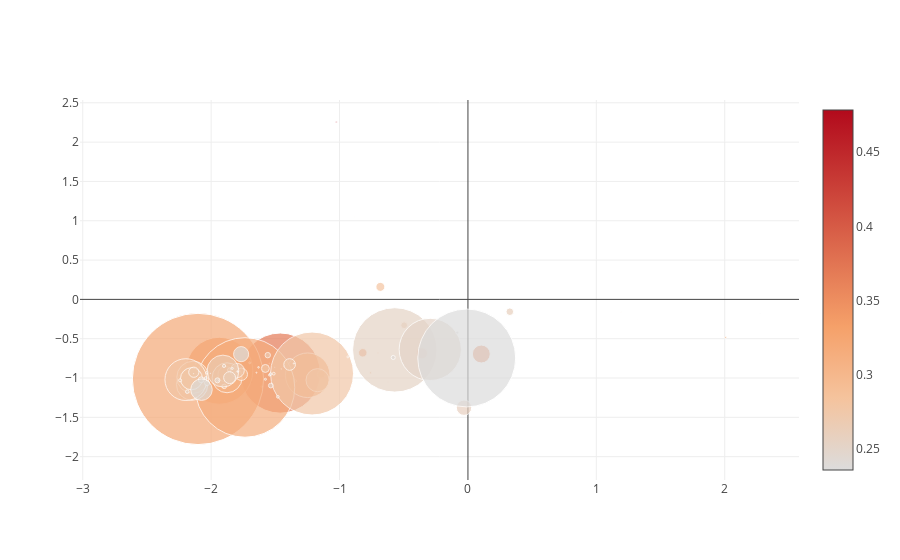

Notebook cell for this chart:
### Markdown cell above
This demo Jupyter notebook allows you to test the influencer ranking system. 

You can enter single query terms, such as 'macaron' or 'charcuterie'. 

The output consists of an interactive bubble map. Each bubble represents one Instagram user profile, with the following attributes:
- position: the profile is projected from a high-dimensional semantic space onto the 2D plane for easier visualisation
- size : denotes social influence, the larger the more influent
- colour : the darker the red, the more related to the topic of interest
That best candidate has the largest bubble of the darkest colour. The balance between darkness and bubble size is a matter of choice, and can be calibrated in the system.

Hovering with the mouse over each bubble will give extra information on a user, which is also found in the table of results.

The second output is a table of results, with in order of columns
- Instagram profile id
- final_measure: this is the overall score obtained by combining the social influence score and the topic relatedness score
- likes: number of likes, taken directly from Instagram profile
- followers: number of followers, taken directly from Instagram profile
- likesperday: average likes per day over the last 300 Instagram posts

NB
The table display the best 10 profiles, while the bubble map contains the best 100.
This demo is running on 10 000 profiles.

### Code cell
mylib.launch_campaign_about('spaghetti')

### Figure 1 — Plotly figure (JSON) as saved in the notebook; plotly's stock layout.template omitted (floating-point values rounded to 4 significant figures)
{"data": [{"marker": {"color": [0.4784, 0.417, 0.393, 0.3778, 0.373, 0.3698, 0.3575, 0.3575, 0.3558, 0.3538, 0.3485, 0.3471, 0.3459, 0.3376, 0.3341, 0.3308, 0.3276, 0.3268, 0.3245, 0.3222, 0.3208, 0.3208, 0.3206, 0.3201, 0.3186, 0.3144, 0.3083, 0.3064, 0.3055, 0.3055, 0.3034, 0.3031, 0.3029, 0.3026, 0.2968, 0.2918, 0.2911, 0.2892, 0.287, 0.2845, 0.283, 0.2822, 0.2822, 0.28, 0.2798, 0.2795, 0.2792, 0.2787, 0.2783, 0.2778, 0.2769, 0.2758, 0.2753, 0.2746, 0.2746, 0.2733, 0.2724, 0.2713, 0.2709, 0.2708, 0.2695, 0.2693, 0.2687, 0.2687, 0.268, 0.2674, 0.2664, 0.2636, 0.2621, 0.262, 0.2614, 0.2602, 0.2589, 0.2588, 0.2583, 0.2555, 0.2552, 0.255, 0.2546, 0.2539, 0.2529, 0.2523, 0.2522, 0.2514, 0.2496, 0.2495, 0.2481, 0.2465, 0.2422, 0.2422, 0.2417, 0.2409, 0.2406, 0.2402, 0.2391, 0.2388, 0.2381, 0.2371, 0.2368, 0.236], "showscale": true, "size": [1.679, 1.76, 0.804, 3.245, 11.38, 80.13, 2.415, 6.498, 17.92, 0.9729, 1.94, 0.8467, 5.178, 8.528, 1.086, 67.0, 4.511, 1.515, 0.295, 0.7978, 2.196, 7.944, 44.59, 131.3, 1.948, 99.54, 0.4809, 1.933, 15.55, 0.8294, 4.067, 29.95, 4.463, 0.8989, 0.9527, 12.36, 2.21, 0.708, 3.396, 31.32, 32.15, 0.889, 8.975, 0.9253, 3.926, 4.511, 7.938, 0.7088, 23.09, 41.85, 22.03, 82.98, 2.339, 11.65, 2.792, 10.25, 14.22, 0.6672, 1.947, 3.025, 0.4532, 2.611, 5.051, 5.415, 1.601, 31.86, 6.745, 11.91, 1.295, 1.033, 0.9125, 7.624, 1.291, 2.262, 15.32, 3.132, 5.815, 2.175, 2.651, 84.38, 4.982, 2.138, 3.577, 62.19, 2.081, 4.766, 1.531, 0.488, 0.5682, 0.3728, 4.083, 2.727, 0.3473, 0.7481, 2.585, 21.52, 0.4436, 3.131, 15.08, 97.88]}, "mode": "markers", "text": ["instagram URL: http://instagram.com/web/friendships/4446454247/follow/<br>instagram ID: 4446454247<br>final measure: 0.4784263235697514<br>likes: 7091<br>followers: 1753<br>likesperday: 22.675130051350642<br>", "instagram URL: http://instagram.com/web/friendships/208647489/follow/<br>instagram ID: 208647489<br>final measure: 0.41699264569599515<br>likes: 5100<br>followers: 1863<br>likesperday: 32.61121034038247<br>", "instagram URL: http://instagram.com/web/friendships/189766969/follow/<br>instagram ID: 189766969<br>final measure: 0.3929531430775451<br>likes: 6452<br>followers: 264<br>likesperday: 37.950879302717624<br>", "instagram URL: http://instagram.com/web/friendships/4213180119/follow/<br>instagram ID: 4213180119<br>final measure: 0.37781559834627026<br>likes: 13083<br>followers: 2137<br>likesperday: 37.65912585424827<br>", "instagram URL: http://instagram.com/web/friendships/2544318030/follow/<br>instagram ID: 2544318030<br>final measure: 0.37298185511753784<br>likes: 41714<br>followers: 4843<br>likesperday: 64.08218588503327<br>", "instagram URL: http://instagram.com/web/friendships/2226115366/follow/<br>instagram ID: 2226115366<br>final measure: 0.3697601630711672<br>likes: 65751<br>followers: 26021<br>likesperday: 375.29402142885175<br>", "instagram URL: http://instagram.com/web/friendships/4518896657/follow/<br>instagram ID: 4518896657<br>final measure: 0.3575147390367753<br>likes: 18921<br>followers: 487<br>likesperday: 63.276027918681514<br>", "instagram URL: http://instagram.com/web/friendships/3293563554/follow/<br>instagram ID: 3293563554<br>final measure: 0.35745901805050406<br>likes: 25998<br>followers: 1879<br>likesperday: 86.42988044331966<br>", "instagram URL: http://instagram.com/web/friendships/3151515495/follow/<br>instagram ID: 3151515495<br>final measure: 0.3557830768145219<br>likes: 58273<br>followers: 2593<br>likesperday: 212.57200151774805<br>", "instagram URL: http://instagram.com/web/friendships/1551088558/follow/<br>instagram ID: 1551088558<br>final measure: 0.3537719629008814<br>likes: 11368<br>followers: 815<br>likesperday: 10.216537778376269<br>", "instagram URL: http://instagram.com/web/friendships/192691241/follow/<br>instagram ID: 192691241<br>final measure: 0.3485114609943036<br>likes: 9402<br>followers: 1601<br>likesperday: 25.00250076469537<br>", "instagram URL: http://instagram.com/web/friendships/329866469/follow/<br>instagram ID: 329866469<br>final measure: 0.34709489970630103<br>likes: 9478<br>followers: 547<br>likesperday: 13.827378093534833<br>", "instagram URL: http://instagram.com/web/friendships/8982541/follow/<br>instagram ID: 8982541<br>final measure: 0.3459409908573905<br>likes: 29885<br>followers: 1072<br>likesperday: 83.70085808433647<br>", "instagram URL: http://instagram.com/web/friendships/1693449251/follow/<br>instagram ID: 1693449251<br>final measure: 0.3375986282657779<br>likes: 44142<br>followers: 2819<br>likesperday: 58.442400068294454<br>", "instagram URL: http://instagram.com/web/friendships/3929004319/follow/<br>instagram ID: 3929004319<br>final measure: 0.3340592080253161<br>likes: 5566<br>followers: 343<br>likesperday: 61.7496917024956<br>", "instagram URL: http://instagram.com/web/friendships/1507986802/follow/<br>instagram ID: 1507986802<br>final measure: 0.3307814373272691<br>likes: 40226<br>followers: 21883<br>likesperday: 509.89941171655<br>", "instagram URL: http://instagram.com/web/friendships/3159211557/follow/<br>instagram ID: 3159211557<br>final measure: 0.327558474138011<br>likes: 25838<br>followers: 479<br>likesperday: 164.41552111521935<br>", "instagram URL: http://instagram.com/web/friendships/4155963126/follow/<br>instagram ID: 4155963126<br>final measure: 0.3268131466560908<br>likes: 7676<br>followers: 1060<br>likesperday: 28.219544748077254<br>", "instagram URL: http://instagram.com/web/friendships/5952335079/follow/<br>instagram ID: 5952335079<br>final measure: 0.32452841862791815<br>likes: 1635<br>followers: 183<br>likesperday: 29.094623846370897<br>", "instagram URL: http://instagram.com/web/friendships/1798523167/follow/<br>instagram ID: 1798523167<br>final measure: 0.3221561065852748<br>likes: 7945<br>followers: 944<br>likesperday: 8.487430294866884<br>", "instagram URL: http://instagram.com/web/friendships/3315609981/follow/<br>instagram ID: 3315609981<br>final measure: 0.32080287979579175<br>likes: 14649<br>followers: 1146<br>likesperday: 28.718296586708092<br>", "instagram URL: http://instagram.com/web/friendships/229836597/follow/<br>instagram ID: 229836597<br>final measure: 0.3207762504780095<br>likes: 53200<br>followers: 1859<br>likesperday: 63.811268976143495<br>", "instagram URL: http://instagram.com/web/friendships/2227347467/follow/<br>instagram ID: 2227347467<br>final measure: 0.32055072747110464<br>likes: 75275<br>followers: 5054<br>likesperday: 522.7401564854362<br>", "instagram URL: http://instagram.com/web/friendships/321776653/follow/<br>instagram ID: 321776653<br>final measure: 0.3200690457078726<br>likes: 111211<br>followers: 41071<br>likesperday: 377.1962309231625<br>", "instagram URL: http://instagram.com/web/friendships/4457943057/follow/<br>instagram ID: 4457943057<br>final measure: 0.31857091567748685<br>likes: 6640<br>followers: 1187<br>likesperday: 48.134326667643286<br>", "instagram URL: http://instagram.com/web/friendships/47357571/follow/<br>instagram ID: 47357571<br>final measure: 0.31440099117328263<br>likes: 147605<br>followers: 5818<br>likesperday: 1153.6681246725275<br>", "instagram URL: http://instagram.com/web/friendships/1635008811/follow/<br>instagram ID: 1635008811<br>final measure: 0.3083142363258435<br>likes: 6560<br>followers: 389<br>likesperday: 9.064159847165124<br>", "instagram URL: http://instagram.com/web/friendships/4304717336/follow/<br>instagram ID: 4304717336<br>final measure: 0.30638944534878676<br>likes: 16189<br>followers: 329<br>likesperday: 70.17289951575854<br>", "instagram URL: http://instagram.com/web/friendships/349974136/follow/<br>instagram ID: 349974136<br>final measure: 0.3054939226922764<br>likes: 54977<br>followers: 2416<br>likesperday: 182.1208843858333<br>", "instagram URL: http://instagram.com/web/friendships/1575607119/follow/<br>instagram ID: 1575607119<br>final measure: 0.3054547064861031<br>likes: 7631<br>followers: 821<br>likesperday: 10.979983929669046<br>", "instagram URL: http://instagram.com/web/friendships/593465160/follow/<br>instagram ID: 593465160<br>final measure: 0.3034183301794546<br>likes: 20964<br>followers: 1352<br>likesperday: 58.353037355372194<br>", "instagram URL: http://instagram.com/web/friendships/183401094/follow/<br>instagram ID: 183401094<br>final measure: 0.30307744440637324<br>likes: 74340<br>followers: 3456<br>likesperday: 349.1897115702864<br>", "instagram URL: http://instagram.com/web/friendships/1045868245/follow/<br>instagram ID: 1045868245<br>final measure: 0.3029365443281396<br>likes: 24814<br>followers: 1174<br>likesperday: 68.35968078679474<br>", "instagram URL: http://instagram.com/web/friendships/189094986/follow/<br>instagram ID: 189094986<br>final measure: 0.302579453247842<br>likes: 8698<br>followers: 500<br>likesperday: 18.5794319722532<br>", "instagram URL: http://instagram.com/web/friendships/1568407651/follow/<br>instagram ID: 1568407651<br>final measure: 0.29678465322346703<br>likes: 12002<br>followers: 332<br>likesperday: 22.78024122294045<br>", "instagram URL: http://instagram.com/web/friendships/642716587/follow/<br>instagram ID: 642716587<br>final measure: 0.2918045918500864<br>likes: 51149<br>followers: 1965<br>likesperday: 151.968400232543<br>", "instagram URL: http://instagram.com/web/friendships/3860466200/follow/<br>instagram ID: 3860466200<br>final measure: 0.2910639333350127<br>likes: 10032<br>followers: 895<br>likesperday: 54.373663108229685<br>", "instagram URL: http://instagram.com/web/friendships/268480650/follow/<br>instagram ID: 268480650<br>final measure: 0.2892429176338785<br>likes: 7562<br>followers: 379<br>likesperday: 17.49009719049616<br>", "instagram URL: http://instagram.com/web/friendships/1603279870/follow/<br>instagram ID: 1603279870<br>final measure: 0.28696974146564286<br>likes: 20217<br>followers: 1178<br>likesperday: 48.42586781196961<br>", "instagram URL: http://instagram.com/web/friendships/1400022391/follow/<br>instagram ID: 1400022391<br>final measure: 0.28448637174997976<br>likes: 52063<br>followers: 7693<br>likesperday: 244.9438252417573<br>", "instagram URL: http://instagram.com/web/friendships/1969640409/follow/<br>instagram ID: 1969640409<br>final measure: 0.283000882274466<br>likes: 55026<br>followers: 21524<br>likesperday: 87.25069987346001<br>", "instagram URL: http://instagram.com/web/friendships/4076730000/follow/<br>instagram ID: 4076730000<br>final measure: 0.282226826348137<br>likes: 5022<br>followers: 1225<br>likesperday: 12.84552329009866<br>", "instagram URL: http://instagram.com/web/friendships/1545515059/follow/<br>instagram ID: 1545515059<br>final measure: 0.28217303171863695<br>likes: 15889<br>followers: 3952<br>likesperday: 128.28366939189686<br>", "instagram URL: http://instagram.com/web/friendships/298565384/follow/<br>instagram ID: 298565384<br>final measure: 0.2800289974195647<br>likes: 12720<br>followers: 457<br>likesperday: 14.7298000691478<br>", "instagram URL: http://instagram.com/web/friendships/5680073881/follow/<br>instagram ID: 5680073881<br>final measure: 0.2798313722331131<br>likes: 10112<br>followers: 1993<br>likesperday: 76.49613363372238<br>", "instagram URL: http://instagram.com/web/friendships/1926077358/follow/<br>instagram ID: 1926077358<br>final measure: 0.27953818198051406<br>likes: 20637<br>followers: 540<br>likesperday: 182.62998341409823<br>", "instagram URL: http://instagram.com/web/friendships/4021753258/follow/<br>instagram ID: 4021753258<br>final measure: 0.27923687517905654<br>likes: 51541<br>followers: 967<br>likesperday: 126.4392697080874<br>", "instagram URL: http://instagram.com/web/friendships/298052323/follow/<br>instagram ID: 298052323<br>final measure: 0.27873436300772536<br>likes: 7864<br>followers: 572<br>likesperday: 11.17028632710116<br>", "instagram URL: http://instagram.com/web/friendships/1723850111/follow/<br>instagram ID: 1723850111<br>final measure: 0.27830461339367785<br>likes: 35889<br>followers: 4946<br>likesperday: 300.4629021324196<br>", "instagram URL: http://instagram.com/web/friendships/1412901405/follow/<br>instagram ID: 1412901405<br>final measure: 0.27778003727877304<br>likes: 81841<br>followers: 7846<br>likesperday: 272.73824233151765<br>", "instagram URL: http://instagram.com/web/friendships/239605531/follow/<br>instagram ID: 239605531<br>final measure: 0.2768642389698953<br>likes: 54302<br>followers: 6053<br>likesperday: 147.71814829033227<br>", "instagram URL: http://instagram.com/web/friendships/201604166/follow/<br>instagram ID: 201604166<br>final measure: 0.2758099310223949<br>likes: 116816<br>followers: 8329<br>likesperday: 707.7685803671526<br>", "instagram URL: http://instagram.com/web/friendships/3154422215/follow/<br>instagram ID: 3154422215<br>final measure: 0.2752561278639574<br>likes: 22348<br>followers: 588<br>likesperday: 41.634970916371536<br>", "instagram URL: http://instagram.com/web/friendships/575833611/follow/<br>instagram ID: 575833611<br>final measure: 0.2746382193525244<br>likes: 23968<br>followers: 6779<br>likesperday: 83.53626206027224<br>", "instagram URL: http://instagram.com/web/friendships/4695403507/follow/<br>instagram ID: 4695403507<br>final measure: 0.27462595421202257<br>likes: 20423<br>followers: 499<br>likesperday: 76.49540506625767<br>", "instagram URL: http://instagram.com/web/friendships/1317422633/follow/<br>instagram ID: 1317422633<br>final measure: 0.2733395302570115<br>likes: 31181<br>followers: 4408<br>likesperday: 76.40241092397103<br>", "instagram URL: http://instagram.com/web/friendships/3417663345/follow/<br>instagram ID: 3417663345<br>final measure: 0.272387957361381<br>likes: 37005<br>followers: 4242<br>likesperday: 128.81717069123627<br>", "instagram URL: http://instagram.com/web/friendships/737226992/follow/<br>instagram ID: 737226992<br>final measure: 0.27131841832569437<br>likes: 3308<br>followers: 1409<br>likesperday: 9.550953677818521<br>", "instagram URL: http://instagram.com/web/friendships/4176549419/follow/<br>instagram ID: 4176549419<br>final measure: 0.27090896417792315<br>likes: 15505<br>followers: 449<br>likesperday: 54.441191344431225<br>", "instagram URL: http://instagram.com/web/friendships/1366512868/follow/<br>instagram ID: 1366512868<br>final measure: 0.2707747879189645<br>likes: 16670<br>followers: 427<br>likesperday: 128.52095976322607<br>", "instagram URL: http://instagram.com/web/friendships/5458663118/follow/<br>instagram ID: 5458663118<br>final measure: 0.26947186469913653<br>likes: 2238<br>followers: 781<br>likesperday: 11.750415247187613<br>", "instagram URL: http://instagram.com/web/friendships/287922634/follow/<br>instagram ID: 287922634<br>final measure: 0.26928818018155465<br>likes: 15208<br>followers: 1550<br>likesperday: 28.91749538894488<br>", "instagram URL: http://instagram.com/web/friendships/1636863477/follow/<br>instagram ID: 1636863477<br>final measure: 0.2686976452060171<br>likes: 23011<br>followers: 2743<br>likesperday: 40.419965830635064<br>", "instagram URL: http://instagram.com/web/friendships/226110495/follow/<br>instagram ID: 226110495<br>final measure: 0.26868102191492127<br>likes: 28728<br>followers: 6686<br>likesperday: 15.266112299319767<br>", "instagram URL: http://instagram.com/web/friendships/795697074/follow/<br>instagram ID: 795697074<br>final measure: 0.2679755301731268<br>likes: 18330<br>followers: 366<br>likesperday: 38.20126818951651<br>", "instagram URL: http://instagram.com/web/friendships/295905121/follow/<br>instagram ID: 295905121<br>final measure: 0.2674161433520718<br>likes: 115494<br>followers: 5966<br>likesperday: 147.3094543667649<br>", "instagram URL: http://instagram.com/web/friendships/1989689781/follow/<br>instagram ID: 1989689781<br>final measure: 0.26642477571718554<br>likes: 30769<br>followers: 1951<br>likesperday: 75.79492763556598<br>", "instagram URL: http://instagram.com/web/friendships/3512280956/follow/<br>instagram ID: 3512280956<br>final measure: 0.2636190888761855<br>likes: 61345<br>followers: 1482<br>likesperday: 155.98156864625113<br>", "instagram URL: http://instagram.com/web/friendships/188167965/follow/<br>instagram ID: 188167965<br>final measure: 0.26213956805555405<br>likes: 16726<br>followers: 383<br>likesperday: 26.169214280933616<br>", "instagram URL: http://instagram.com/web/friendships/487413852/follow/<br>instagram ID: 487413852<br>final measure: 0.26203812574059976<br>likes: 14454<br>followers: 803<br>likesperday: 9.199090001180874<br>", "instagram URL: http://instagram.com/web/friendships/5703908434/follow/<br>instagram ID: 5703908434<br>final measure: 0.2614082939219038<br>likes: 5181<br>followers: 444<br>likesperday: 36.196524445234374<br>", "instagram URL: http://instagram.com/web/friendships/2907225046/follow/<br>instagram ID: 2907225046<br>final measure: 0.2602438473539598<br>likes: 30151<br>followers: 1120<br>likesperday: 172.1199233620785<br>", "instagram URL: http://instagram.com/web/friendships/407904335/follow/<br>instagram ID: 407904335<br>final measure: 0.25888514648199146<br>likes: 15608<br>followers: 585<br>likesperday: 18.25050744981064<br>", "instagram URL: http://instagram.com/web/friendships/144158588/follow/<br>instagram ID: 144158588<br>final measure: 0.25884832001790326<br>likes: 19795<br>followers: 530<br>likesperday: 48.77700143825144<br>", "instagram URL: http://instagram.com/web/friendships/176445459/follow/<br>instagram ID: 176445459<br>final measure: 0.25834163803333093<br>likes: 56188<br>followers: 1734<br>likesperday: 240.85907126052825<br>", "instagram URL: http://instagram.com/web/friendships/322305495/follow/<br>instagram ID: 322305495<br>final measure: 0.25551535205586906<br>likes: 22018<br>followers: 932<br>likesperday: 47.811118312157404<br>", "instagram URL: http://instagram.com/web/friendships/1406135868/follow/<br>instagram ID: 1406135868<br>final measure: 0.2551934942064406<br>likes: 20500<br>followers: 4745<br>likesperday: 34.76077143320867<br>", "instagram URL: http://instagram.com/web/friendships/2606051311/follow/<br>instagram ID: 2606051311<br>final measure: 0.25498390471903687<br>likes: 19736<br>followers: 469<br>likesperday: 51.11836287934583<br>", "instagram URL: http://instagram.com/web/friendships/4364143025/follow/<br>instagram ID: 4364143025<br>final measure: 0.2546489820271317<br>likes: 7500<br>followers: 689<br>likesperday: 136.05059402460753<br>", "instagram URL: http://instagram.com/web/friendships/2087604748/follow/<br>instagram ID: 2087604748<br>final measure: 0.25390314394921665<br>likes: 172381<br>followers: 22354<br>likesperday: 184.75613026017402<br>", "instagram URL: http://instagram.com/web/friendships/404889155/follow/<br>instagram ID: 404889155<br>final measure: 0.2529348114713738<br>likes: 22875<br>followers: 2220<br>likesperday: 48.88465010856206<br>", "instagram URL: http://instagram.com/web/friendships/211251092/follow/<br>instagram ID: 211251092<br>final measure: 0.25231261572555824<br>likes: 24407<br>followers: 783<br>likesperday: 23.909371809318852<br>", "instagram URL: http://instagram.com/web/friendships/1626983688/follow/<br>instagram ID: 1626983688<br>final measure: 0.25221826405140163<br>likes: 29627<br>followers: 1421<br>likesperday: 30.38637088290451<br>", "instagram URL: http://instagram.com/web/friendships/3097836749/follow/<br>instagram ID: 3097836749<br>final measure: 0.2514459720810365<br>likes: 109869<br>followers: 11918<br>likesperday: 295.38211991092874<br>", "instagram URL: http://instagram.com/web/friendships/18789660/follow/<br>instagram ID: 18789660<br>final measure: 0.24955814326254047<br>likes: 17874<br>followers: 487<br>likesperday: 49.761986868467694<br>", "instagram URL: http://instagram.com/web/friendships/1504904584/follow/<br>instagram ID: 1504904584<br>final measure: 0.24950774058983852<br>likes: 23232<br>followers: 661<br>likesperday: 147.92353072439937<br>", "instagram URL: http://instagram.com/web/friendships/2954218853/follow/<br>instagram ID: 2954218853<br>final measure: 0.24808081825625625<br>likes: 13467<br>followers: 811<br>likesperday: 21.464240313701612<br>", "instagram URL: http://instagram.com/web/friendships/3479450802/follow/<br>instagram ID: 3479450802<br>final measure: 0.2464625795413257<br>likes: 6801<br>followers: 260<br>likesperday: 13.470107381215222<br>", "instagram URL: http://instagram.com/web/friendships/3264444738/follow/<br>instagram ID: 3264444738<br>final measure: 0.24220332430303373<br>likes: 3950<br>followers: 567<br>likesperday: 14.415755143025933<br>", "instagram URL: http://instagram.com/web/friendships/3162005807/follow/<br>instagram ID: 3162005807<br>final measure: 0.2421899640810712<br>likes: 3134<br>followers: 454<br>likesperday: 9.770178314009776<br>", "instagram URL: http://instagram.com/web/friendships/4243510584/follow/<br>instagram ID: 4243510584<br>final measure: 0.2417203238369345<br>likes: 19904<br>followers: 1263<br>likesperday: 66.3122978622885<br>", "instagram URL: http://instagram.com/web/friendships/3421423479/follow/<br>instagram ID: 3421423479<br>final measure: 0.2408810795415302<br>likes: 22396<br>followers: 497<br>likesperday: 66.79472979351054<br>", "instagram URL: http://instagram.com/web/friendships/1931360/follow/<br>instagram ID: 1931360<br>final measure: 0.24060657208269248<br>likes: 6337<br>followers: 285<br>likesperday: 6.678312961830813<br>", "instagram URL: http://instagram.com/web/friendships/3197930487/follow/<br>instagram ID: 3197930487<br>final measure: 0.24019304569987462<br>likes: 5484<br>followers: 1037<br>likesperday: 9.839781781766273<br>", "instagram URL: http://instagram.com/web/friendships/2367314216/follow/<br>instagram ID: 2367314216<br>final measure: 0.23910326343839375<br>likes: 27722<br>followers: 435<br>likesperday: 55.419285820802365<br>", "instagram URL: http://instagram.com/web/friendships/50012166/follow/<br>instagram ID: 50012166<br>final measure: 0.2387978025693351<br>likes: 49064<br>followers: 3798<br>likesperday: 248.4270052468711<br>", "instagram URL: http://instagram.com/web/friendships/392761263/follow/<br>instagram ID: 392761263<br>final measure: 0.23809986909439587<br>likes: 5558<br>followers: 241<br>likesperday: 14.693552037154422<br>", "instagram URL: http://instagram.com/web/friendships/339225222/follow/<br>instagram ID: 339225222<br>final measure: 0.23711157653546722<br>likes: 17691<br>followers: 1113<br>likesperday: 49.77368071541389<br>", "instagram URL: http://instagram.com/web/friendships/9989082/follow/<br>instagram ID: 9989082<br>final measure: 0.23679932405951326<br>likes: 34413<br>followers: 1791<br>likesperday: 369.04882598293176<br>", "instagram URL: http://instagram.com/web/friendships/301696585/follow/<br>instagram ID: 301696585<br>final measure: 0.23604190462462118<br>likes: 41683<br>followers: 18309<br>likesperday: 1255.2486126224346<br>"], "type": "scatter", "x": [-1.025, -1.104, -1.98, -1.686, -0.3583, -1.462, -1.345, -2.144, 0.1041, -1.537, -1.739, -2.042, -2.066, -0.8192, -0.7015, -1.937, -2.228, -1.606, -2.284, -1.547, -2.101, -1.142, -1.248, -2.103, -1.699, -1.737, -1.504, -1.917, -1.887, -2.144, -2.065, -1.876, -2.125, -1.454, -2.103, -1.765, 2.007, -2.121, -1.809, -2.148, -2.142, -2.118, -0.6821, -1.431, -1.857, -1.898, -1.578, 0.1778, -1.171, -2.197, -2.153, -1.214, -0.7588, -1.389, -1.513, -2.135, -1.797, 1.192, -0.9348, -2.242, -0.8862, -2.032, -2.031, -1.559, -1.631, -1.908, -0.497, -1.856, -0.4899, -1.647, -0.6221, 0.3263, -1.355, -1.949, -0.03056, -1.9, -2.077, -1.545, -1.481, -0.5698, -1.951, -1.577, -2.186, -0.2938, -1.836, -1.535, -1.794, 1.32, 2.275, -2.136, -0.582, -2.042, -1.94, -1.792, -1.537, -2.075, -2.007, -0.08315, -1.767, -0.009553], "y": [2.256, -0.9501, -0.9584, -1.051, -0.6855, -0.9371, -1.038, -1.007, -0.6947, -0.9255, -0.711, -1.004, -0.9174, -0.6795, -0.6783, -0.9079, -1.234, -1.109, -1.103, -0.8155, -0.9476, -0.9539, -0.965, -1.012, -0.8062, -1.12, -0.8633, -1.101, -0.952, -0.9921, -1.05, -0.997, -0.9676, -0.8843, -1.037, -0.9523, -0.4837, -0.8197, -0.8683, -1.084, -0.9908, -1.128, 0.159, -0.8532, -0.8964, -1.106, -0.8783, -0.676, -1.027, -1.02, -1.009, -0.9428, -0.9338, -0.828, -0.9447, -0.9263, -0.9044, -0.1607, -0.7316, -1.029, 1.049, -0.9327, -1.064, -0.7092, -0.864, -0.9116, -0.3287, -0.9954, -0.7713, -0.9321, -1.052, -0.1567, -0.8151, -1.03, -1.378, -0.846, -1.022, -0.9616, -1.239, -0.6427, -1.03, -1.016, -1.174, -0.6366, -0.8777, -1.096, -0.9173, -0.2619, -0.1811, -0.9465, -0.7389, -0.9996, -1.034, -0.9165, -0.9505, -1.148, -0.941, -0.4224, -0.6962, -0.745]}], "layout": {}}
